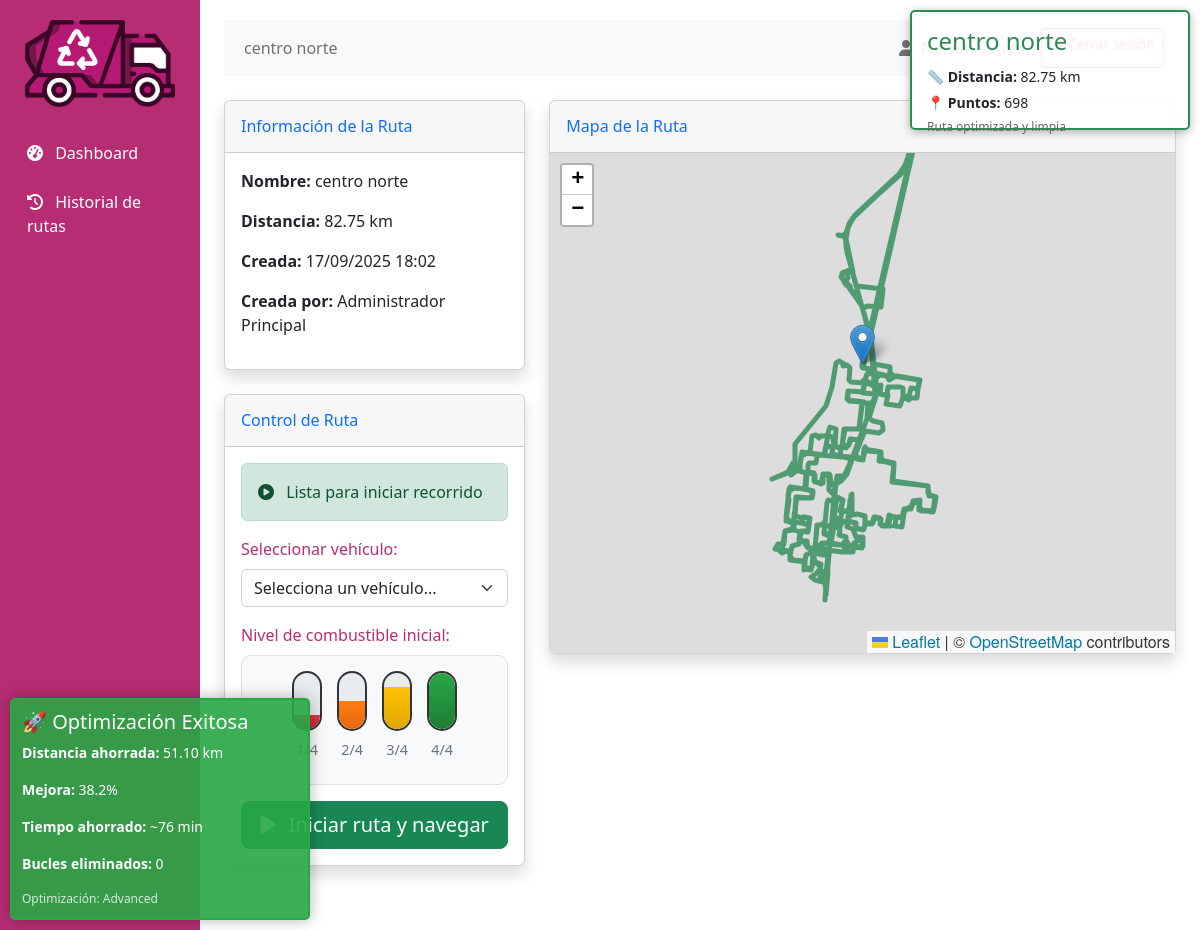
Screenshot of /driver/view_route/1 (signed in) with the database file from the repository.
### app.py (models this page shows, shortened)
class Route(db.Model):
    id = db.Column(db.Integer, primary_key=True)
    name = db.Column(db.String(100), nullable=False)
    description = db.Column(db.Text, nullable=True)
    creator_id = db.Column(db.Integer, db.ForeignKey('user.id'), nullable=False)
    created_at = db.Column(db.DateTime, default=datetime.utcnow)
    file_path = db.Column(db.String(200), nullable=False)
    gpx_path = db.Column(db.String(200), nullable=True)
    start_point = db.Column(db.String(100), nullable=True)
    end_point = db.Column(db.String(100), nullable=True)
    distance = db.Column(db.Float, nullable=True)
    active = db.Column(db.Boolean, default=True)
    completions = db.relationship('RouteCompletion', backref='route', lazy=True)
    original_distance = db.Column(db.Float, nullable=True)  # Distancia original antes de optimizar
    distance_saved_km = db.Column(db.Float, nullable=True)  # Kilómetros ahorrados
    distance_saved_percent = db.Column(db.Float, nullable=True)  # Porcentaje de mejora
    estimated_time_saved_minutes = db.Column(db.Integer, nullable=True)  # Tiempo ahorrado en minutos
    optimization_level = db.Column(db.String(20), nullable=True)  # Nivel de optimización usado
    loops_removed = db.Column(db.Integer, nullable=True)  # Número de bucles eliminados
    points_reduced = db.Column(db.Integer, nullable=True)  # Puntos reducidos en la optimización
    completions = db.relationship('RouteCompletion', backref='route', lazy=True)

class User(db.Model, UserMixin):
    id = db.Column(db.Integer, primary_key=True)
    username = db.Column(db.String(100), unique=True, nullable=False)
    email = db.Column(db.String(120), unique=True, nullable=False)
    password_hash = db.Column(db.String(200), nullable=False)
    first_name = db.Column(db.String(100), nullable=False)
    last_name = db.Column(db.String(100), nullable=False)
    cedula = db.Column(db.String(20), unique=True, nullable=False)
    role = db.Column(db.String(20), default='driver')
    active = db.Column(db.Boolean, default=True)
    created_at = db.Column(db.DateTime, default=datetime.utcnow)
    driver_info = db.relationship('DriverInfo', backref='user', uselist=False, cascade="all, delete-orphan")
    routes_created = db.relationship('Route', backref='creator', lazy=True, foreign_keys='Route.creator_id')
    routes_driven = db.relationship('RouteCompletion', backref='driver', lazy=True)

### app.py (the view)
    @app.route('/driver/view_route/<int:route_id>')
    @driver_required
    def driver_view_route(route_id):
        try:
            route = Route.query.get_or_404(route_id)
            try:
                with open(route.file_path, 'r', encoding='utf-8') as f:
                    map_html = f.read()
            except Exception as e:
                print(f"Error cargando mapa: {e}")
                map_html = "<p>No se pudo cargar el mapa de la ruta</p>"
            in_progress = RouteCompletion.query.filter_by(
                driver_id=current_user.id,
                status='in_progress'
            ).first()
            this_route_in_progress = RouteCompletion.query.filter_by(
                driver_id=current_user.id,
                route_id=route_id,
                status='in_progress'
            ).first()
            available_vehicles = Vehicle.query.filter_by(active=True).all()
            return render_template('driver/view_route.html',
                                 route=route,
                                 map_html=map_html,
                                 in_progress=in_progress,
                                 this_route_in_progress=this_route_in_progress,
                                 available_vehicles=available_vehicles)
        except Exception as e:
            print(f"ERROR en driver_view_route: {e}")
            flash(f'Error al cargar la ruta: {str(e)}', 'danger')
            return redirect(url_for('driver_dashboard'))

### app.py (called while the page is built)
def role_required(*roles):
    def decorator(f):
        @wraps(f)
        def decorated_function(*args, **kwargs):
            if not current_user.is_authenticated:
                flash('Debes iniciar sesión para acceder a esta página.', 'danger')
                return redirect(url_for('login'))
            if current_user.role not in roles:
                flash('No tienes permisos para acceder a esta página.', 'danger')
                return redirect(url_for('dashboard'))
            return f(*args, **kwargs)
        return decorated_function
    return decorator

### templates/driver/view_route.html (shortened to what this page needs)
{% extends "base.html" %}
{% block page_title %}{{ route.name }}{% endblock %}
{% block sidebar_items %}
<li class="nav-item">
    <a href="{{ url_for('driver_dashboard') }}" class="nav-link">
        <i class="fas fa-tachometer-alt me-2"></i> Dashboard
    </a>
</li>
<li class="nav-item">
    <a href="{{ url_for('driver_route_history') }}" class="nav-link">
        <i class="fas fa-history me-2"></i> Historial de rutas
    </a>
</li>
{% endblock %}
{% block content %}
<div class="row">
    <div class="col-lg-4 mb-4">
        <div class="card shadow">
            <div class="card-header py-3">
                <h6 class="m-0 font-weight-bold text-primary">Información de la Ruta</h6>
            </div>
            <div class="card-body">
                <div class="mb-3">
                    <strong>Nombre:</strong> {{ route.name }}
                </div>
                <div class="mb-3">
                    <strong>Distancia:</strong> {{ route.distance|distance_format if route.distance else 'N/A' }}
                </div>
                <div class="mb-3">
                    <strong>Creada:</strong> {{ route.created_at|datetime_format if route.created_at else 'N/A' }}
                </div>
                <div class="mb-3">
                    <strong>Creada por:</strong> {{ route.creator.first_name + ' ' + route.creator.last_name if route.creator else 'N/A' }}
                </div>
            </div>
        </div>
        <div class="card shadow mt-4">
            <div class="card-header py-3">
                <h6 class="m-0 font-weight-bold text-primary">Control de Ruta</h6>
            </div>
            <div class="card-body">
                {% if this_route_in_progress %}
                <div class="alert alert-success">
                    <i class="fas fa-route me-2"></i>
                    <strong>Ruta en progreso desde {{ this_route_in_progress.started_at|datetime_format }}</strong>
                </div>
                {% if this_route_in_progress.fuel_start %}
                <div class="mb-3">
                    <small class="text-muted">Combustible inicial: {{ this_route_in_progress.fuel_start }}/4</small>
                </div>
                {% endif %}
                {% if this_route_in_progress.vehicle %}
                <div class="mb-3">
                    <small class="text-muted">Vehículo: {{ this_route_in_progress.vehicle.brand }} {{ this_route_in_progress.vehicle.model }} ({{ this_route_in_progress.vehicle.plate_number }})</small>
                </div>
                {% endif %}
                <div class="d-grid gap-2">
                    <a href="{{ url_for('driver_navigate', route_id=route.id) }}" class="btn btn-success btn-lg">
                        <i class="fas fa-map-marked-alt me-2"></i> Continuar navegación
                    </a>
                    <button type="button" class="btn btn-primary" data-bs-toggle="modal" data-bs-target="#completeModal">
                        <i class="fas fa-check me-2"></i> Completar Ruta
                    </button>
                    <button type="button" class="btn btn-secondary" onclick="cancelRoute({{ this_route_in_progress.id }})">
                        <i class="fas fa-times me-2"></i> Cancelar Ruta
                    </button>
                </div>
                {% else %}
                <div class="alert alert-success">
                    <i class="fas fa-play-circle me-2"></i> Lista para iniciar recorrido
                </div>
                {% if not available_vehicles %}
                <div class="alert alert-warning">
                    <i class="fas fa-exclamation-triangle me-2"></i> No hay vehículos disponibles
                </div>
                {% else %}
                <div class="mb-3">
                    <label class="form-label">Seleccionar vehículo:</label>
                    <select class="form-select" id="vehicleSelect" required>
                        <option value="">Selecciona un vehículo...</option>
                    </select>
                </div>
                <div class="mb-3">
                    <label class="form-label">Nivel de combustible inicial:</label>
                    <div class="fuel-gauge">
                        <div class="fuel-options">
                            <label for="fuel1" class="fuel-label">
                                <span>1/4</span>
                            </label>
                            <label for="fuel2" class="fuel-label">
                                <div class="fuel-bar">
                                    <div class="fuel-fill fuel-2"></div>
                                </div>
                                <span>2/4</span>
                            </label>
                            <label for="fuel3" class="fuel-label">
                                <div class="fuel-bar">
                                    <div class="fuel-fill fuel-3"></div>
                                </div>
                                <span>3/4</span>
                            </label>
                            <label for="fuel4" class="fuel-label">
                                <div class="fuel-bar">
                                    <div class="fuel-fill fuel-4"></div>
                                </div>
                                <span>4/4</span>
                            </label>
                        </div>
                    </div>
                </div>
                <div class="d-grid gap-2">
                    <button id="startRouteBtn" class="btn btn-success btn-lg">
                         Iniciar ruta y navegar
                    </button>
                </div>
                {% endif %}
                {% endif %}
            </div>
        </div>
    </div>
    <div class="col-lg-8 mb-4">
        <div class="card shadow">
            <div class="card-header py-3">
                <h6 class="m-0 font-weight-bold text-primary">Mapa de la Ruta</h6>
            </div>
            <div class="card-body p-0">
                <div style="height: 500px; width: 100%;">
                    {{ map_html|safe }}
                </div>
            </div>
        </div>
    </div>
</div>
{% endblock %}

### static/styles.css (style rules this page uses)
* { box-sizing: border-box; margin: 0; padding: 0; }
body { font-family: 'Segoe UI', Arial, sans-serif; background-color: #f4f4f9; margin: 0; padding: 0; color: #333; min-height: 100vh; display: flex; flex-direction: column; }
label { display: block; margin-bottom: 8px; font-weight: 500; color: #b72d74; }
input[type="text"], input[type="password"], input[type="email"], select { width: 100%; padding: 12px; border: 1px solid #ddd; border-radius: 5px; font-size: 16px; transition: border-color 0.3s; }
button, .btn { background-color: #b72d74; color: white; border: none; padding: 12px 20px; border-radius: 5px; cursor: pointer; font-size: 16px; font-weight: 500; transition: background-color 0.3s; text-decoration: none; display: inline-block; }
.btn-success { background-color: #b71274; }
.alert { padding: 15px; margin-bottom: 20px; border-radius: 5px; border-left: 5px solid; }
.alert-success { background-color: #d4edda; border-color: #28a745; color: #155724; }

### templates/driver/view_route.html (style rules this page uses)
.fuel-gauge { background: #f8f9fa; border-radius: 10px; padding: 15px; border: 1px solid #dee2e6; }
.fuel-options { display: flex; gap: 15px; justify-content: center; align-items: end; }
.fuel-label { cursor: pointer; text-align: center; transition: transform 0.2s; display: flex; flex-direction: column; align-items: center; }
.fuel-bar { width: 30px; height: 60px; border: 2px solid #333; border-radius: 15px; background: #e9ecef; position: relative; margin-bottom: 8px; overflow: hidden; }
.fuel-fill { position: absolute; bottom: 0; width: 100%; transition: all 0.3s ease; }
.fuel-2 { height: 50%; background: linear-gradient(180deg, #fd7e14 0%, #e8670e 100%); border-radius: 0 0 13px 13px; }
.fuel-3 { height: 75%; background: linear-gradient(180deg, #ffc107 0%, #e0a800 100%); border-radius: 0 0 13px 13px; }
.fuel-4 { height: 100%; background: linear-gradient(180deg, #28a745 0%, #1e7e34 100%); border-radius: 13px; }
.fuel-label span { font-size: 0.9rem; color: #6c757d; transition: all 0.3s ease; }

### templates/base.html (style rules this page uses)
.sidebar a { color: #fff; text-decoration: none; padding: 10px 15px; display: block; }
.sidebar .nav-item { margin-bottom: 5px; }
.card { margin-bottom: 20px; border-radius: 8px; box-shadow: 0 2px 4px rgba(0, 0, 0, 0.1); }
.card-header { background-color: #f8f9fa; border-bottom: 1px solid #e3e6f0; font-weight: bold; }
.alert { border-radius: 6px; }

### rows the page displays
Route: name "centro norte", distance|distance_format "82.75 km", created_at "17/09/2025 18:02", name "centro norte 📏 Distancia: 82.75 km 📍 Puntos: 698 Ruta optimizada y limpia 🚀 Optimización Exitosa Distancia ahorrada: 51.10 km Mejora: 38.2% Tiempo ahorrado: ~76 min Bucles eliminados: 0 Optimización: Advanced"
User: creator "Administrador Principal"
